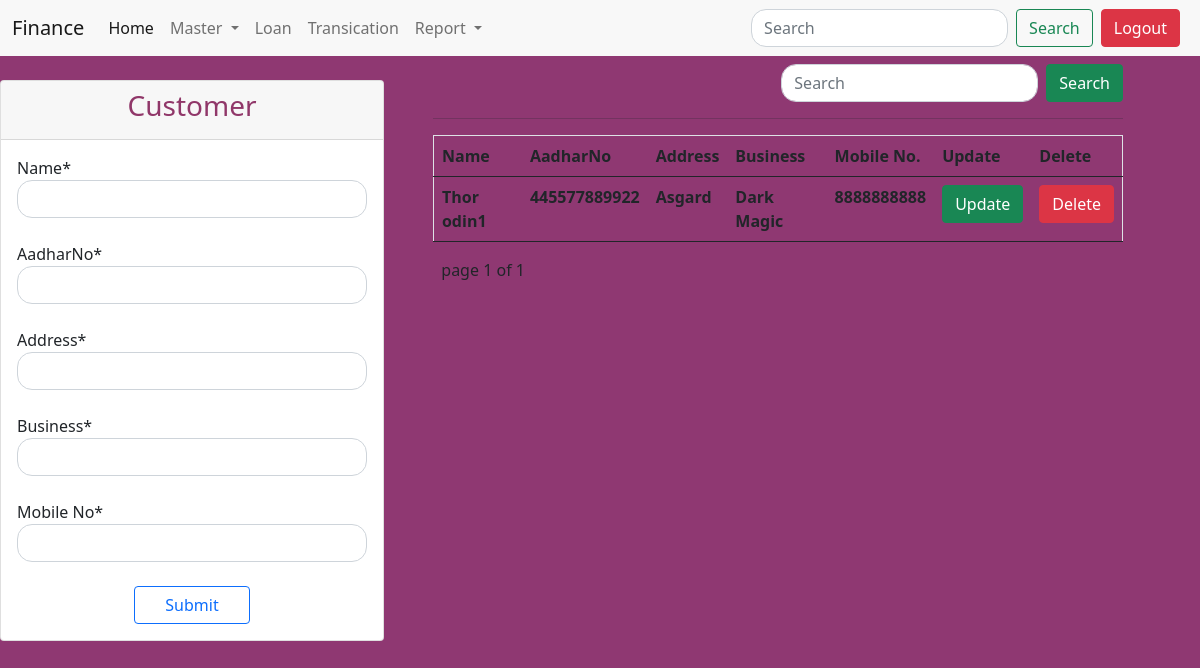
/customer/ (signed in), run on the app's committed database.
### finance/models.py (models this page shows, shortened)
class customerModel(models.Model):
    profileId = models.ForeignKey(signupModel,on_delete=models.CASCADE,default=1)
    name = models.CharField(max_length=90)
    aadharNo = models.IntegerField()
    address = models.CharField(max_length=90)
    business = models.CharField(max_length=90)
    mobile = models.IntegerField()
    isapprove = models.BooleanField(default=False)

### finance/forms.py
class customerForm(forms.ModelForm):
    class Meta:
        model = customerModel
        fields= '__all__'

### finance/views.py (called while the page is built, shortened)
def customer(request):
    form = customerForm()
    email = request.session.get('email')
    customerinfo = customerModel.objects.filter(profileId__email=email)
    searchName = request.GET.get('searchName')
    if searchName:
        customerinfo = customerModel.objects.filter(name__icontains=searchName).filter(profileId__email=email)
    else:
        paginator = Paginator(customerinfo,10)
        page_number = request.GET.get('page')
        try:
            customerinfo = paginator.get_page(page_number)
        except PageNotAnInteger:
            customerinfo = paginator.page(1)
        except EmptyPage:
            customerinfo = paginator.page(paginator.num_pages)
    data = {'form':form,'customerinfo':customerinfo}
    return render(request,'finance/customer.html',data)

### templates/finance/customer.html (shortened to what this page needs)
{% extends 'finance/homebase.html' %}
{% load static%}
{% block home_body_block %}
<div class="row">
    <div class="col-lg-4 mt-4">
        <div class="card">
            <div class="card-header text-center">
              <h3 class="cardheader">Customer</h3>
            </div>
            <div class="card-body">
                <form method="POST" id="idForm">
                <div class="form-group">
                    <label>Name<span>*</span></label>
                    <input type="text" name="name" id="idName" class="form-control" value="{{customerDetails.name}}" >
                </div> <br>
                <div class="form-group">
                    <label>AadharNo<span>*</span></label>
                    <input type="number" name="aadharNo" id="idAadharNo" class="form-control" value="{{customerDetails.aadharNo}}"  maxlength="12" >
                </div><br>
                <div class="form-group">
                    <label>Address<span>*</span> </label>
                    <input type="text" name="address" id="idAddress" class="form-control" value="{{customerDetails.address}}" >
                </div><br>
                <div class="form-group">
                    <label>Business<span>*</span></label>
                    <input type="text" name="business" id="idBusiness" class="form-control" value="{{customerDetails.business}}" >
                </div><br>
                <div class="form-group">
                    <label>Mobile No<span>*</span></label>
                    <input type="number" name="mobile" id="idMobile" class="form-control" value="{{customerDetails.mobile}}"  >
                </div><br>
                <div class="d-grid gap-2 col-4 mx-auto">
                    <button type="submit" class="btn  btn-outline-primary ">Submit</button>
                </div>
                </form>
            </div>
          </div>
    </div>
    <div class="col-lg-7 mt-2">
        <div class="row">
            <div class="col-lg-12">
                <form class="d-flex float-end">
                    <input class="form-control me-2" type="search" name="searchName" placeholder="Search" aria-label="Search">
                    <button class="btn btn-success" type="submit">Search</button>
                </form>
            </div>
        </div>
        <hr>
            <table class="table table-hover fw-bold border border-bottom-0 text-dark">
                <th>Name</th>
                <th>AadharNo</th>
                <th>Address</th>
                <th>Business</th>
                <th>Mobile No.</th>
                <th>Update</th>
                <th>Delete</th>
                {% for customerinfo in customerinfo%}
                <tr class="">
                    <td>{{customerinfo.name}}</td>
                    <td>{{customerinfo.aadharNo}}</td>
                    <td>{{customerinfo.address}}</td>
                    <td>{{customerinfo.business}}</td>
                    <td>{{customerinfo.mobile}}</td>
                    <td><a href="/customerupdate/{{customerinfo.id}}" class="btn btn-success">Update</a> </td>
                    <td><a href="/customerdelete/{{customerinfo.id}}" class="btn btn-danger">Delete</a> </td>
                </tr>
                {% endfor %}
              </table>
              {%include 'finance/paginator.html' with page=customerinfo %}
    </div>
</div>
<br><br><br>
{% endblock %}

### static/css/mycss/test.css (style rules this page uses)
body { background-color: #8f3872; }
.cardheader { color: #903769; }
.form-control { border-radius: 15px; }

### data on the page
customerModel: name "Thor odin1", aadharNo "445577889922", address "Asgard", business "Dark Magic", mobile "8888888888"

### other printed values
{{ page.number }} "1"
{{ page.paginator.num_pages }} "1"
